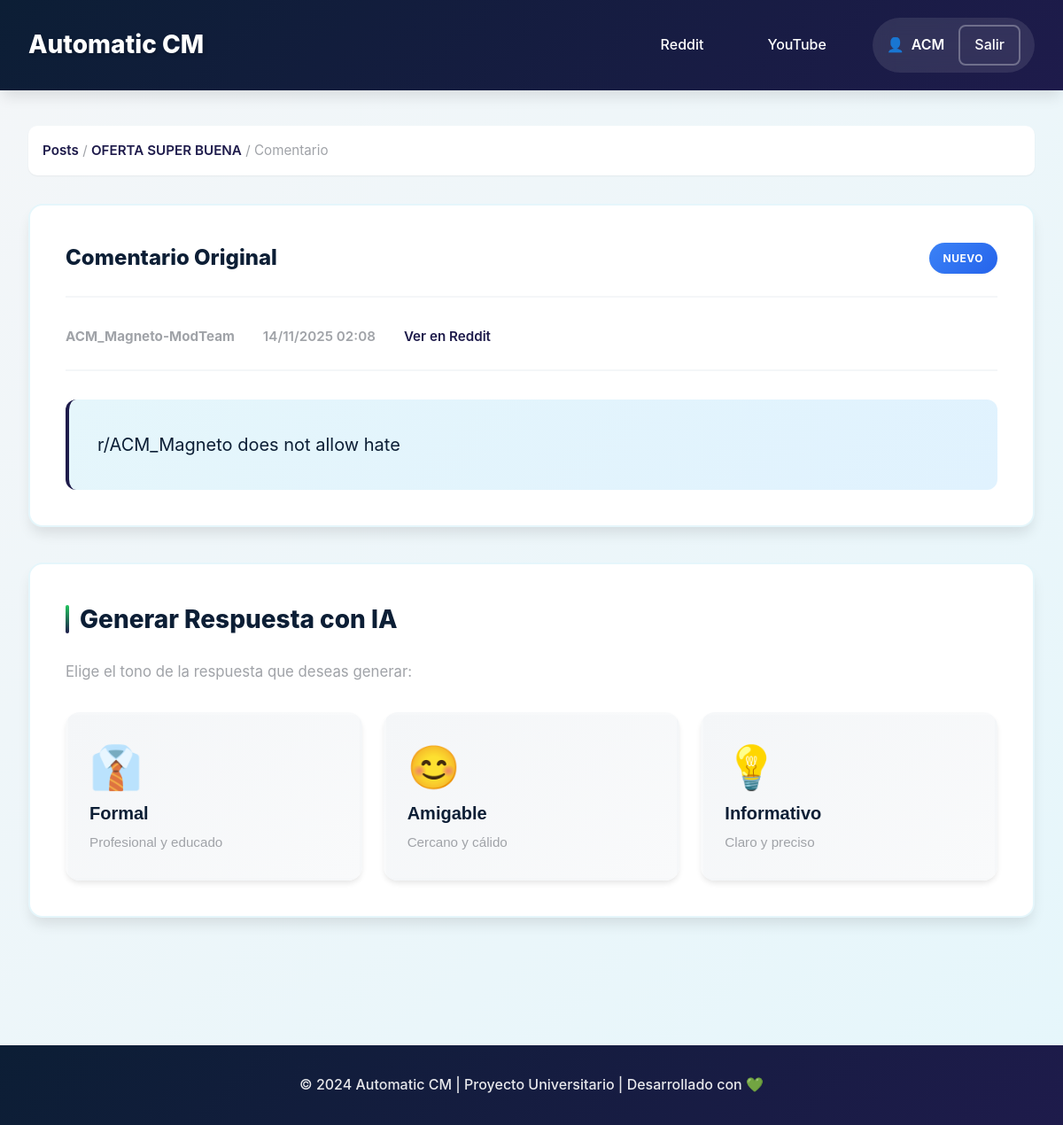
/dashboard/reddit/comment/norsqat/ (signed in), run on the app's committed database.
### dashboard/models.py (models this page shows, shortened)
class Comment(models.Model):
    post = models.ForeignKey(RedditPost, on_delete=models.CASCADE, related_name='comments')
    comment_id = models.CharField(max_length=100, unique=True)
    author = models.CharField(max_length=100)
    content = models.TextField()
    permalink = models.URLField()
    parent_id = models.CharField(max_length=100, null=True, blank=True)
    created_at = models.DateTimeField()
    fetched_at = models.DateTimeField(auto_now_add=True)
    class Meta:
        ordering = ['-created_at']
        verbose_name = 'Comment'
        verbose_name_plural = 'Comments'
    @property
    def status_badge(self):
        try:
            if self.response.status == 'published':
                return {'text': 'Publicado', 'class': 'status-published'}
            elif self.response.status == 'pending':
                return {'text': 'Pendiente', 'class': 'status-pending'}
            elif self.response.status == 'rejected':
                return {'text': 'Rechazado', 'class': 'status-rejected'}
        except Response.DoesNotExist:
            return {'text': 'Nuevo', 'class': 'status-new'}

class RedditPost(models.Model):
    user = models.ForeignKey(User, on_delete=models.CASCADE, related_name='reddit_posts')
    post_id = models.CharField(max_length=100, unique=True)
    title = models.TextField()
    url = models.URLField()
    permalink = models.URLField()
    subreddit = models.CharField(max_length=100)
    author = models.CharField(max_length=100)
    created_at = models.DateTimeField()
    last_checked = models.DateTimeField(auto_now=True)
    is_active = models.BooleanField(default=True)
    is_own_post = models.BooleanField(default=False)  # Para identificar posts creados por la app
    image = models.ImageField(upload_to='reddit_images/', null=True, blank=True)  # Para imágenes
    class Meta:
        ordering = ['-created_at']
        verbose_name = 'Reddit Post'
        verbose_name_plural = 'Reddit Posts'

### dashboard/views.py (the view)
# urls.py: path('reddit/comment/<str:comment_id>/', views.comment_detail, name='comment_detail'),
@login_required
def comment_detail(request, comment_id):
    comment = get_object_or_404(Comment, comment_id=comment_id)
    if comment.post.user != request.user:
        messages.error(request, 'No tienes permiso para ver este comentario')
        return redirect('reddit_manager')
    try:
        response = comment.response
    except Response.DoesNotExist:
        response = None
    context = {
        'comment': comment,
        'response': response,
        'available_tones': ['formal', 'friendly', 'informative']
    }
    return render(request, 'dashboard/comment_detail.html', context)

### dashboard/templates/dashboard/comment_detail.html (shortened to what this page needs)
{% extends 'dashboard/base.html' %}
{% block content %}
<div class="comment-detail-view">
    <nav class="breadcrumb">
        <a href="{% url 'reddit_manager' %}">Posts</a> /
        <a href="{% url 'post_detail' comment.post.post_id %}">{{ comment.post.title|truncatewords:5 }}</a> /
        <span>Comentario</span>
    </nav>
    <div class="comment-display-card">
        <div class="card-header">
            <h3>Comentario Original</h3>
            <span class="status-badge {{ comment.status_badge.class }}">
                {{ comment.status_badge.text }}
            </span>
        </div>
        <div class="comment-info">
            <span class="info-item">
                <strong>{{ comment.author }}</strong>
            </span>
            <span class="info-item">
                {{ comment.created_at|date:"d/m/Y H:i" }}
            </span>
            <a href="{{ comment.permalink }}" target="_blank" class="info-item link">
                Ver en Reddit
            </a>
        </div>
        <div class="comment-text">
            {{ comment.content }}
        </div>
    </div>
    {% if not response or response.status == 'rejected' %}
    <div class="generation-section">
        <h3 class="section-title">Generar Respuesta con IA</h3>
        <p class="section-subtitle">Elige el tono de la respuesta que deseas generar:</p>
        <div class="tone-buttons">
            <button onclick="generateResponse('formal')" class="btn-tone" data-tone="formal">
                <span class="tone-icon">👔</span>
                <span class="tone-name">Formal</span>
                <span class="tone-desc">Profesional y educado</span>
            </button>
            <button onclick="generateResponse('friendly')" class="btn-tone" data-tone="friendly">
                <span class="tone-icon">😊</span>
                <span class="tone-name">Amigable</span>
                <span class="tone-desc">Cercano y cálido</span>
            </button>
            <button onclick="generateResponse('informative')" class="btn-tone" data-tone="informative">
                <span class="tone-icon">💡</span>
                <span class="tone-name">Informativo</span>
                <span class="tone-desc">Claro y preciso</span>
            </button>
        </div>
    </div>
    {% endif %}
</div>
{% endblock %}

### dashboard/templates/dashboard/base.html (shortened to what this page needs)
<!DOCTYPE html>
<html lang="es">
<head>
    {% load static %}
    <link rel="stylesheet" href="{% static 'dashboard/css/styles.css' %}">
</head>
<body>
    <header class="header">
        <div class="container">
            <div class="header-content">
                <h1 class="logo">Automatic CM</h1>
                <nav class="nav">
                    <a href="{% url 'reddit_manager' %}" class="nav-link">
                        Reddit
                    </a>
                    <a href="{% url 'youtube_manager' %}" class="nav-link">
                        YouTube
                    </a>
                    <div class="user-info">
                        <span class="username">{{ user.username }}</span>
                        <a href="{% url 'admin:logout' %}?next={% url 'reddit_manager' %}" class="btn-logout">
                            Salir
                        </a>
                    </div>
                </nav>
            </div>
        </div>
    </header>
    <main class="main-content">
        <div class="container">
            {% block content %}
            {% endblock %}
        </div>
    </main>
    <footer class="footer">
        <div class="container">
            <p>© 2024 Automatic CM | Proyecto Universitario | Desarrollado con 💚</p>
        </div>
    </footer>
</body>
</html>

### data on the page
Comment: post "OFERTA SUPER BUENA", status_badge.text "NUEVO", author "ACM_Magneto-ModTeam", created_at "14/11/2025 02:08", content "r/ACM_Magneto does not allow hate"

### other printed values
{{ user.username }} "ACM"
